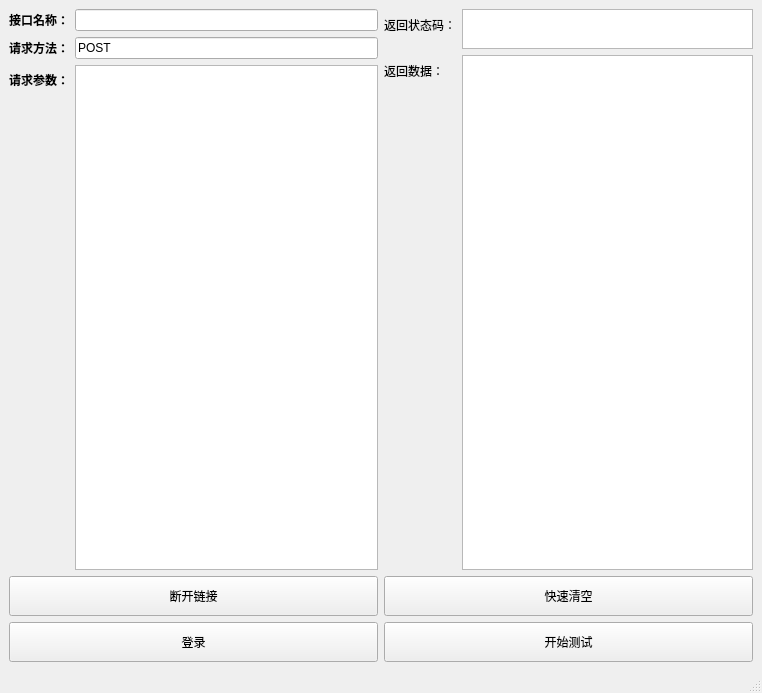
<?xml version="1.0" encoding="UTF-8"?>
<ui version="4.0">
 <class>MainWindow</class>
 <widget class="QMainWindow" name="MainWindow">
  <property name="geometry">
   <rect>
    <x>0</x>
    <y>0</y>
    <width>762</width>
    <height>693</height>
   </rect>
  </property>
  <property name="windowTitle">
   <string>内控易接口测试工具</string>
  </property>
  <widget class="QWidget" name="centralwidget">
   <layout class="QGridLayout" name="gridLayout">
    <item row="0" column="0">
     <layout class="QFormLayout" name="requestUI">
      <item row="0" column="0">
       <widget class="QLabel" name="label">
        <property name="text">
         <string>&lt;html&gt;&lt;head/&gt;&lt;body&gt;&lt;p&gt;&lt;span style=&quot; font-weight:600;&quot;&gt;接口名称：&lt;/span&gt;&lt;/p&gt;&lt;/body&gt;&lt;/html&gt;</string>
        </property>
       </widget>
      </item>
      <item row="0" column="1">
       <widget class="QLineEdit" name="inName"/>
      </item>
      <item row="1" column="0">
       <widget class="QLabel" name="label_2">
        <property name="text">
         <string>&lt;html&gt;&lt;head/&gt;&lt;body&gt;&lt;p&gt;&lt;span style=&quot; font-weight:600;&quot;&gt;请求方法：&lt;/span&gt;&lt;/p&gt;&lt;/body&gt;&lt;/html&gt;</string>
        </property>
       </widget>
      </item>
      <item row="1" column="1">
       <widget class="QLineEdit" name="inMethod">
        <property name="text">
         <string>POST</string>
        </property>
       </widget>
      </item>
      <item row="2" column="0">
       <widget class="QLabel" name="label_4">
        <property name="text">
         <string>&lt;html&gt;&lt;head/&gt;&lt;body&gt;&lt;p&gt;&lt;span style=&quot; font-weight:600;&quot;&gt;请求参数：&lt;/span&gt;&lt;/p&gt;&lt;/body&gt;&lt;/html&gt;</string>
        </property>
       </widget>
      </item>
      <item row="2" column="1">
       <widget class="QTextEdit" name="inKey"/>
      </item>
     </layout>
    </item>
    <item row="2" column="1">
     <widget class="QPushButton" name="clearData">
      <property name="sizePolicy">
       <sizepolicy hsizetype="Expanding" vsizetype="Minimum">
        <horstretch>0</horstretch>
        <verstretch>0</verstretch>
       </sizepolicy>
      </property>
      <property name="minimumSize">
       <size>
        <width>0</width>
        <height>40</height>
       </size>
      </property>
      <property name="text">
       <string>快速清空</string>
      </property>
     </widget>
    </item>
    <item row="0" column="1">
     <layout class="QFormLayout" name="responseUI">
      <item row="0" column="0">
       <widget class="QLabel" name="label_5">
        <property name="text">
         <string>返回状态码：</string>
        </property>
       </widget>
      </item>
      <item row="0" column="1">
       <widget class="QListView" name="outCode">
        <property name="sizePolicy">
         <sizepolicy hsizetype="Expanding" vsizetype="Maximum">
          <horstretch>0</horstretch>
          <verstretch>20</verstretch>
         </sizepolicy>
        </property>
        <property name="minimumSize">
         <size>
          <width>0</width>
          <height>0</height>
         </size>
        </property>
        <property name="maximumSize">
         <size>
          <width>16777215</width>
          <height>40</height>
         </size>
        </property>
       </widget>
      </item>
      <item row="1" column="0">
       <widget class="QLabel" name="label_6">
        <property name="text">
         <string>返回数据：</string>
        </property>
       </widget>
      </item>
      <item row="1" column="1">
       <widget class="QListView" name="outData"/>
      </item>
     </layout>
    </item>
    <item row="3" column="1">
     <widget class="QPushButton" name="startTest">
      <property name="sizePolicy">
       <sizepolicy hsizetype="Expanding" vsizetype="Minimum">
        <horstretch>0</horstretch>
        <verstretch>0</verstretch>
       </sizepolicy>
      </property>
      <property name="minimumSize">
       <size>
        <width>0</width>
        <height>40</height>
       </size>
      </property>
      <property name="text">
       <string>开始测试</string>
      </property>
     </widget>
    </item>
    <item row="2" column="0">
     <widget class="QPushButton" name="stopConnection">
      <property name="sizePolicy">
       <sizepolicy hsizetype="Expanding" vsizetype="Minimum">
        <horstretch>0</horstretch>
        <verstretch>0</verstretch>
       </sizepolicy>
      </property>
      <property name="minimumSize">
       <size>
        <width>0</width>
        <height>40</height>
       </size>
      </property>
      <property name="maximumSize">
       <size>
        <width>16777215</width>
        <height>40</height>
       </size>
      </property>
      <property name="text">
       <string>断开链接</string>
      </property>
     </widget>
    </item>
    <item row="3" column="0">
     <widget class="QPushButton" name="loginButton">
      <property name="sizePolicy">
       <sizepolicy hsizetype="Expanding" vsizetype="Minimum">
        <horstretch>0</horstretch>
        <verstretch>0</verstretch>
       </sizepolicy>
      </property>
      <property name="minimumSize">
       <size>
        <width>0</width>
        <height>40</height>
       </size>
      </property>
      <property name="maximumSize">
       <size>
        <width>16777215</width>
        <height>40</height>
       </size>
      </property>
      <property name="styleSheet">
       <string notr="true"/>
      </property>
      <property name="text">
       <string>登录</string>
      </property>
     </widget>
    </item>
   </layout>
  </widget>
  <widget class="QMenuBar" name="menubar">
   <property name="geometry">
    <rect>
     <x>0</x>
     <y>0</y>
     <width>762</width>
     <height>26</height>
    </rect>
   </property>
  </widget>
  <widget class="QStatusBar" name="statusbar"/>
 </widget>
 <resources/>
 <connections>
  <connection>
   <sender>clearData</sender>
   <signal>clicked()</signal>
   <receiver>inKey</receiver>
   <slot>clear()</slot>
   <hints>
    <hint type="sourcelabel">
     <x>433</x>
     <y>577</y>
    </hint>
    <hint type="destinationlabel">
     <x>347</x>
     <y>348</y>
    </hint>
   </hints>
  </connection>
  <connection>
   <sender>clearData</sender>
   <signal>clicked()</signal>
   <receiver>outData</receiver>
   <slot>clearSelection()</slot>
   <hints>
    <hint type="sourcelabel">
     <x>488</x>
     <y>585</y>
    </hint>
    <hint type="destinationlabel">
     <x>505</x>
     <y>339</y>
    </hint>
   </hints>
  </connection>
  <connection>
   <sender>clearData</sender>
   <signal>clicked()</signal>
   <receiver>outCode</receiver>
   <slot>clearSelection()</slot>
   <hints>
    <hint type="sourcelabel">
     <x>460</x>
     <y>582</y>
    </hint>
    <hint type="destinationlabel">
     <x>484</x>
     <y>67</y>
    </hint>
   </hints>
  </connection>
  <connection>
   <sender>clearData</sender>
   <signal>clicked()</signal>
   <receiver>inName</receiver>
   <slot>clear()</slot>
   <hints>
    <hint type="sourcelabel">
     <x>562</x>
     <y>586</y>
    </hint>
    <hint type="destinationlabel">
     <x>354</x>
     <y>53</y>
    </hint>
   </hints>
  </connection>
 </connections>
</ui>
